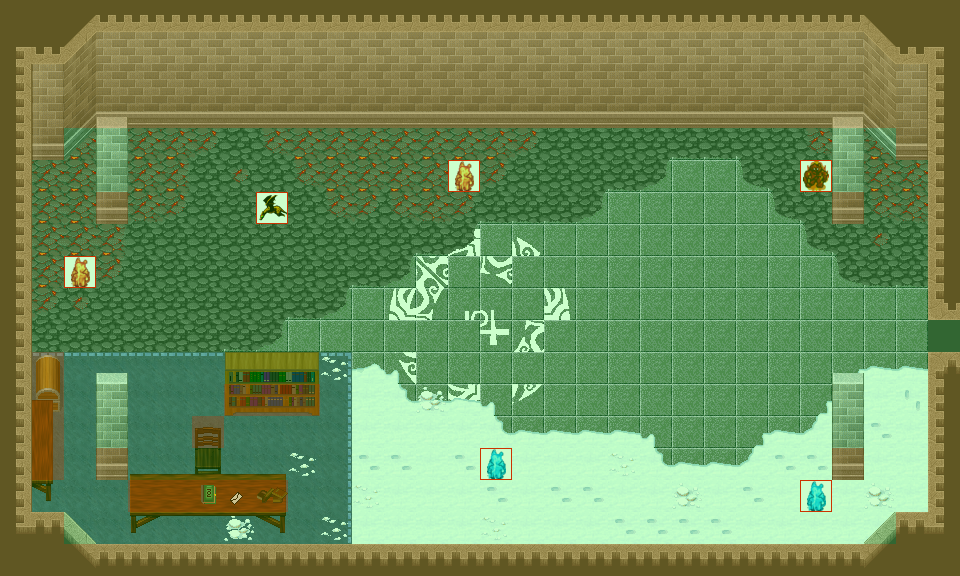

The image is a tile-based game level rendered from a .tmx file. Its description and source (layers, tilesets, objects; grid data summarised) follow:
An orthogonal 30x18 tile map with 32x32 px tiles, 8 tile layers (0_floor, 1_terrain, 2_object, 3_roof, ...), 20 tilesets.

<map version="1.2" tiledversion="1.2.0" orientation="orthogonal" renderorder="right-down" width="30" height="18" tilewidth="32" tileheight="32" infinite="0" nextlayerid="81" nextobjectid="1">
 <tileset firstgid="1" name="kafelek" tilewidth="32" tileheight="32" tilecount="1" columns="1">
  <image source="../../tileset/pol/domki/podloga/kafelek.png" width="32" height="32" />
 </tileset>
 <tileset firstgid="2" name="kosciol_sciany" tilewidth="32" tileheight="32" tilecount="30" columns="5">
  <image source="../../tileset/pol/domki/kosciol_sciany.png" width="160" height="192" />
 </tileset>
 <tileset firstgid="32" name="kosciol_nawy" tilewidth="32" tileheight="32" tilecount="14" columns="2">
  <image source="../../tileset/pol/domki/kosciol_nawy.png" width="64" height="224" />
 </tileset>
 <tileset firstgid="46" name="collision" tilewidth="32" tileheight="32" tilecount="1" columns="1">
  <image source="../../tileset/logic/collision.png" width="32" height="32" />
 </tileset>
 <tileset firstgid="47" name="protection" tilewidth="32" tileheight="32" tilecount="2" columns="2">
  <image source="../../tileset/logic/protection.png" width="64" height="32" />
 </tileset>
 <tileset firstgid="49" name="blue" tilewidth="32" tileheight="32" tilecount="9" columns="3">
  <image source="../../tileset/furniture/carpet/blue.png" width="96" height="96" />
 </tileset>
 <tileset firstgid="58" name="wooden_trestle" tilewidth="32" tileheight="32" tilecount="9" columns="3">
  <image source="../../tileset/furniture/table/wooden_trestle.png" width="96" height="96" />
 </tileset>
 <tileset firstgid="67" name="wooden_trestle_vertical" tilewidth="32" tileheight="32" tilecount="6" columns="2">
  <image source="../../tileset/furniture/table/wooden_trestle_vertical.png" width="64" height="96" />
 </tileset>
 <tileset firstgid="73" name="wooden_rustic" tilewidth="32" tileheight="32" tilecount="8" columns="4">
  <image source="../../tileset/furniture/chair/wooden_rustic.png" width="128" height="64" />
 </tileset>
 <tileset firstgid="81" name="dark_bookshelf_2" tilewidth="32" tileheight="32" tilecount="6" columns="3">
  <image source="../../tileset/furniture/shelve/dark_bookshelf_2.png" width="96" height="64" />
 </tileset>
 <tileset firstgid="87" name="chest_2" tilewidth="32" tileheight="32" tilecount="6" columns="3">
  <image source="../../tileset/item/chest/chest_2.png" width="96" height="64" />
 </tileset>
 <tileset firstgid="93" name="books2" tilewidth="32" tileheight="32" tilecount="4" columns="2">
  <image source="../../tileset/item/documents/books2.png" width="64" height="64" />
 </tileset>
 <tileset firstgid="97" name="letter" tilewidth="32" tileheight="32" tilecount="2" columns="2">
  <image source="../../tileset/item/documents/letter.png" width="64" height="32" />
 </tileset>
 <tileset firstgid="99" name="ground_magma01" tilewidth="32" tileheight="32" tilecount="18" columns="3">
  <image source="../../tileset/pol/podloze/ground_magma01.png" width="96" height="192" />
 </tileset>
 <tileset firstgid="117" name="snow_ground" tilewidth="32" tileheight="32" tilecount="36" columns="6">
  <image source="../../tileset/pol/podloze/snow_ground.png" width="192" height="192" />
 </tileset>
 <tileset firstgid="153" name="kafelki_krag" tilewidth="32" tileheight="32" tilecount="36" columns="6">
  <image source="../../tileset/pol/domki/podloga/kafelki_krag.png" width="192" height="192" />
 </tileset>
 <tileset firstgid="189" name="snow_tracks" tilewidth="32" tileheight="32" tilecount="14" columns="7">
  <image source="../../tileset/pol/podloze/snow_tracks.png" width="224" height="64" />
 </tileset>
 <tileset firstgid="203" name="ground_magma04" tilewidth="32" tileheight="32" tilecount="18" columns="3">
  <image source="../../tileset/pol/podloze/ground_magma04.png" width="96" height="192" />
 </tileset>
 <tileset firstgid="221" name="pol_smoki" tilewidth="32" tileheight="32" tilecount="16" columns="8">
  <image source="../../tileset/logic/creature/pol_smoki.png" width="256" height="64" />
 </tileset>
 <tileset firstgid="237" name="pol_ogniki" tilewidth="32" tileheight="32" tilecount="3" columns="3">
  <image source="../../tileset/logic/creature/pol_ogniki.png" width="96" height="32" />
 </tileset>
 <layer id="73" name="0_floor" width="30" height="18">
  <data>[540 cells, 540 non-empty, 38 distinct tile ids]</data>
 </layer>
 <layer id="74" name="1_terrain" width="30" height="18">
  <data>[540 cells, 301 non-empty, 57 distinct tile ids]</data>
 </layer>
 <layer id="75" name="2_object" width="30" height="18">
  <data>[540 cells, 26 non-empty, 20 distinct tile ids]</data>
 </layer>
 <layer id="76" name="3_roof" width="30" height="18">
  <data>[540 cells, 23 non-empty, 12 distinct tile ids]</data>
 </layer>
 <layer id="77" name="4_roof_add" width="30" height="18">
  <data>[540 cells, 0 non-empty, 0 distinct tile ids]</data>
 </layer>
 <layer id="78" name="objects" width="30" height="18">
  <data>[540 cells, 6 non-empty, 4 distinct tile ids]</data>
 </layer>
 <layer id="79" name="collision" width="30" height="18" opacity="0.3">
  <data>[540 cells, 196 non-empty, 1 distinct tile ids]</data>
 </layer>
 <layer id="80" name="protection" width="30" height="18" opacity="0.2">
  <data>[540 cells, 540 non-empty, 1 distinct tile ids]</data>
 </layer>
</map>
